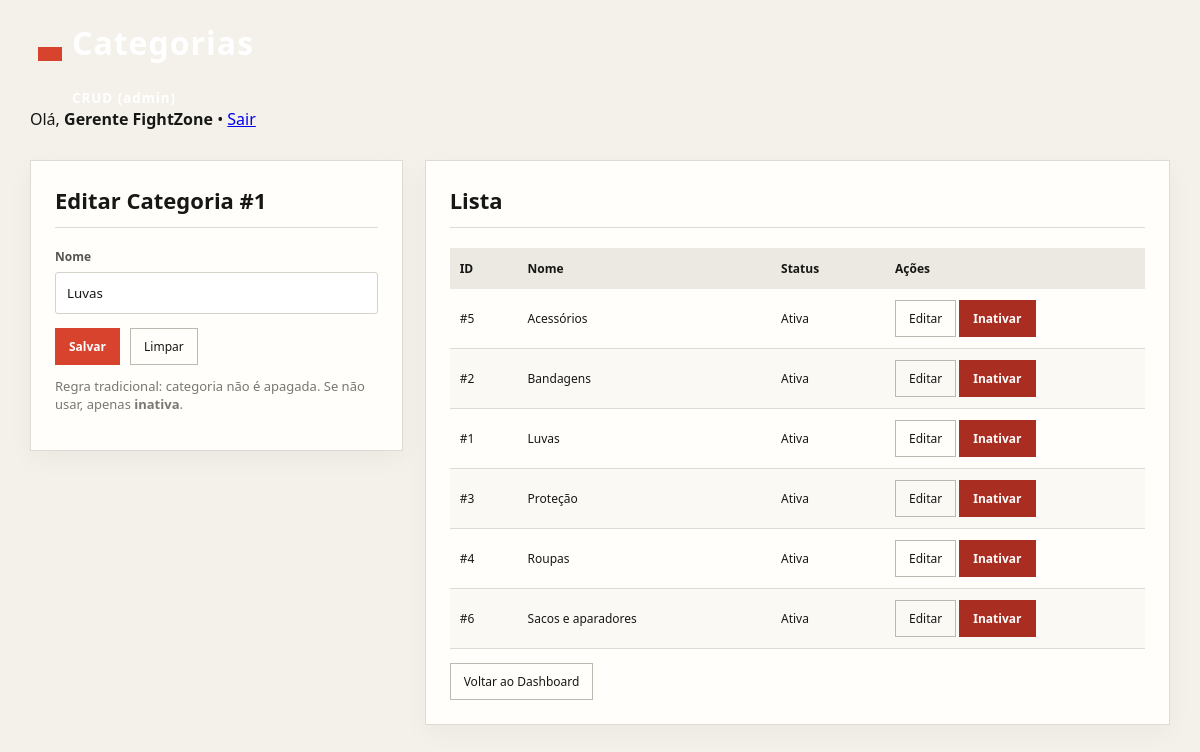
Screenshot of /index.php?controller=categoria&action=index&id=1 (signed in) with the database file from the repository.
### tables this page shows
CREATE TABLE IF NOT EXISTS categorias (
  id INT NOT NULL AUTO_INCREMENT,
  nome VARCHAR(80) NOT NULL,
  slug VARCHAR(100) NOT NULL,
  ativo TINYINT(1) NOT NULL DEFAULT 1,
  PRIMARY KEY (id),
  UNIQUE KEY uq_categorias_slug (slug)
);

### controllers/CategoriaController.php (called while the page is built, shortened)
<?php
require_once __DIR__ . '/../models/categoria.php';
class CategoriaController
{
    public function index(): void
    {
        $categoriaModel = new Categoria();
        $categorias = $categoriaModel->listarTodas();
        if (isset($_GET['id'])) {
            $editar = $categoriaModel->buscarPorId((int)$_GET['id']);
        }
        require_once __DIR__ . '/../views/categorias.php';
    }
}

### index.php (called while the page is built, shortened)
<?php
require_once __DIR__ . '/config/db.php';
$controller = $_GET['controller'] ?? 'loja';
$action = $_GET['action'] ?? 'catalogo';
switch ($controller) {
     case 'categoria':
         require_once __DIR__ . '/controllers/CategoriaController.php';
         $c = new CategoriaController();
        break;
}
$c->$action();

### config/db.php (called while the page is built)
<?php
class Database
{
    private static $conn = null;
    public static function getConnection()
    {
        if (self::$conn === null) {
            try {
                self::$conn = new PDO(
                    "mysql:host=localhost;dbname=fightzone;charset=utf8mb4",
                    "root",
                    "",
                    [
                        PDO::ATTR_ERRMODE => PDO::ERRMODE_EXCEPTION,
                        PDO::ATTR_DEFAULT_FETCH_MODE => PDO::FETCH_ASSOC
                    ]
                );
            } catch (PDOException $e) {
                die("Erro ao conectar ao banco de dados.");
            }
        }
        return self::$conn;
    }
}

### models/categoria.php (called while the page is built, shortened)
<?php
require_once __DIR__ . '/../config/db.php';
class Categoria
{
    private PDO $conn;
    public function __construct()
    {
        $this->conn = Database::getConnection();
    }
    public function listarTodas(): array
    {
        return $this->conn->query("SELECT id, nome, ativo FROM categorias ORDER BY nome")->fetchAll();
    }
    public function buscarPorId(int $id): ?array
    {
        $stmt = $this->conn->prepare("SELECT id, nome, ativo FROM categorias WHERE id = :id");
        $stmt->execute([':id' => $id]);
        return $stmt->fetch() ?: null;
    }
}

### views/categorias.php (the view, shortened to what this page needs)
<?php
$nomeUser = $_SESSION['nome'] ?? 'Usuário';
$editar = $editar ?? null;
$categorias = $categorias ?? [];
?>
<!doctype html>
<html lang="pt-br">
<head>
<link rel="stylesheet" href="public/assets/css/produtos.css">
</head>
<body>
<div class="container">
<div class="topbar">
<div class="brand">
<div class="badge"></div>
<div>
<h1>Categorias</h1>
<small>CRUD (admin)</small>
</div>
</div>
<div class="pill">
Olá, <strong><?= htmlspecialchars($nomeUser) ?></strong>
• <a href="index.php?controller=auth&action=logout">Sair</a>
</div>
</div>
<div class="grid" style="grid-template-columns: 1fr 2fr;">
<div class="card">
<h2><?= $editar ? "Editar Categoria #".(int)$editar['id'] : "Nova Categoria" ?></h2>
<form method="post" action="index.php?controller=categoria&action=salvar">
<label>Nome</label>
<input class="input" type="text" name="nome" required
value="<?= $editar ? htmlspecialchars($editar['nome']) : '' ?>">
<div class="actions" style="margin-top:14px; display:flex; gap:10px;">
<button class="btn btn-primary" type="submit">Salvar</button>
<a class="btn" href="index.php?controller=categoria&action=index">Limpar</a>
</div>
</form>
<p class="muted" style="margin-top:12px; font-size:13px;">
Regra tradicional: categoria não é apagada. Se não usar, apenas <strong>inativa</strong>.
</p>
</div>
<div class="card">
<h2>Lista</h2>
<table class="table">
<thead>
<tr>
<th>ID</th>
<th>Nome</th>
<th>Status</th>
<th style="width:260px;">Ações</th>
</tr>
</thead>
<tbody>
<?php foreach ($categorias as $c): ?>
<tr>
<td>#<?= (int)$c['id'] ?></td>
<td><?= htmlspecialchars($c['nome']) ?></td>
<td>
<?= ((int)$c['ativo'] === 1)
? '<span class="tag ok">Ativa</span>'
: '<span class="tag off">Inativa</span>' ?>
</td>
<td>
<a class="btn" href="index.php?controller=categoria&action=index&id=<?= (int)$c['id']
?>">Editar</a>
<?php if ((int)$c['ativo'] === 1): ?>
<a class="btn btn-danger"
href="index.php?controller=categoria&action=toggle&id=<?= (int)$c['id'] ?>&ativo=0"
onclick="return confirm('Inativar esta categoria?')">Inativar</a>
<?php else: ?>
<a class="btn btn-success"
href="index.php?controller=categoria&action=toggle&id=<?= (int)$c['id']
?>&ativo=1">Ativar</a>
<?php endif; ?>
</td>
</tr>
<?php endforeach; ?>
</tbody>
</table>
<div style="margin-top:14px;">
<a class="btn" href="index.php?controller=auth&action=dashboard">Voltar ao
Dashboard</a>
</div>
</div>
</div>
</div>
</body>
</html>

### public/assets/css/produtos.css (style rules this page uses)
:root { --ink:#171816;--paper:#f4f1eb;--white:#fffefa;--red:#d8432e;--muted:#777870;--line:#dedbd4 }
* { box-sizing:border-box;font-family:"DM Sans","Segoe UI",Arial,sans-serif }
body { margin:0;background:var(--paper);color:var(--ink) }
.container { width:95%;max-width:1400px;margin:auto }
.brand { display:flex;align-items:center;gap:10px;color:#fff;text-decoration:none;font-weight:800;letter-spacing:1px }
.badge { margin-left:8px;padding:7px 12px;background:var(--red);color:#fff;font-size:10px;letter-spacing:1px }
.grid { display:grid;grid-template-columns:380px 1fr;gap:22px;margin-top:30px;margin-bottom:40px;align-items:start }
.card { min-width:0;padding:24px;background:var(--white);border:1px solid var(--line);box-shadow:0 8px 24px rgba(23,24,22,.04) }
.card h2 { margin:0 0 20px;padding-bottom:12px;border-bottom:1px solid var(--line);font-size:22px }
label { display:block;margin-bottom:7px;color:#55564f;font-size:12px;font-weight:600 }
.input { width:100%;padding:11px;border:1px solid #d5d2ca;background:#fff;color:var(--ink);border-radius:3px }
.actions { display:flex;gap:10px;margin-top:20px }
.btn { display:inline-block;padding:9px 13px;border:1px solid #bcb9b1;background:transparent;color:var(--ink);text-decoration:none;cursor:pointer;font-size:12px }
.btn-primary { border-color:var(--red);background:var(--red);color:#fff;font-weight:700 }
.btn-danger { border-color:#a92d20;background:#a92d20;color:#fff;font-weight:700 }
.table { width:100%;margin-top:12px;border-collapse:collapse;font-size:12px }
.table th { padding:12px 10px;background:#ece9e2;text-align:left }
.table td { padding:11px 10px;border-bottom:1px solid var(--line);vertical-align:middle }
.table tr:nth-child(even) { background:#fbf9f4 }
.muted { color:var(--muted) }

### rows the page displays
categorias: id "1", nome "Luvas", ativo "Ativa"
categorias: id "5", nome "Acessórios", ativo "Ativa"
categorias: id "2", nome "Bandagens", ativo "Ativa"
categorias: id "3", nome "Proteção", ativo "Ativa"
categorias: id "4", nome "Roupas", ativo "Ativa"
categorias: id "6", nome "Sacos e aparadores", ativo "Ativa"

### other values shown
$nomeUser "Gerente FightZone"
